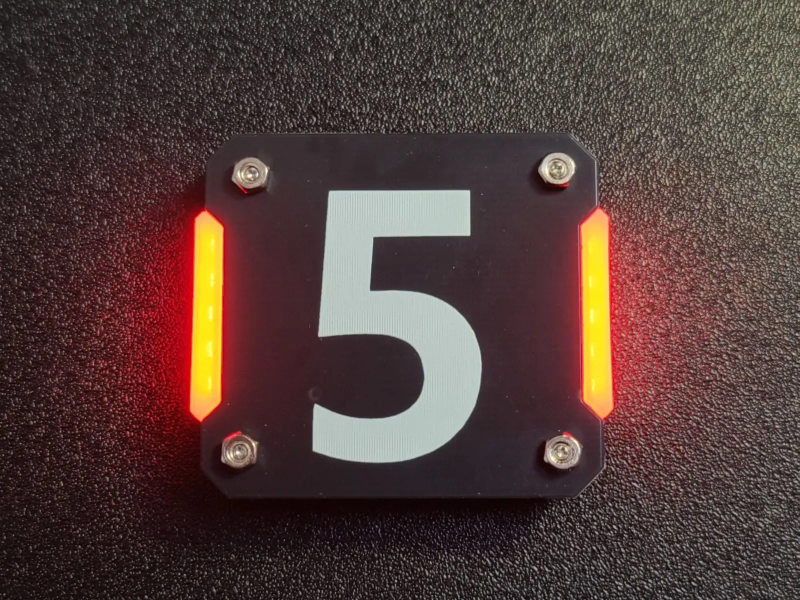
//> input picture armor.jpg, 1599 x 1200 px (shown at 1/2 size)
$ ./vision_test   (built with g++ and OpenCV 4)
//> lines starting //> are read from the running program, lines starting //| are printed output that depends on the picture; after the words box and inside, x2 and y2 are one past the last pixel; in counts of white or black regions, pixels touching at a corner belong together
#include <opencv2/opencv.hpp>
#include <iostream>

int main() {
    //1. 读取图像
    cv::Mat img = cv::imread("armor.jpg");
//> img is the input picture: 1200 rows x 1599 cols, CV_8UC3; mean B, G, R 59, 62.8, 83.8
    if (img.empty()) {
        std::cerr << "Error: Could not open or find the image!" << std::endl;
        return -1;
    }
    //2, 由 BGR 转换为 HSV 颜色空间
    cv::Mat hsv;
    cv::cvtColor(img, hsv, cv::COLOR_BGR2HSV);
//> hsv: 1200 rows x 1599 cols, CV_8UC3; mean H, S, V 90.1, 83, 84.5
    //3.过滤光晕背景
    //s(饱和度)下限设为50，v(亮度)的下限都提高到 180，过滤掉暗红色的光晕
    cv::Mat mask1, mask2, mask;
    // 提取红色，把 V (亮度) 的下限从 50 提高到 120，过滤掉暗红色的光晕
    cv::inRange(hsv, cv::Scalar(0, 150, 180), cv::Scalar(10, 255, 255), mask1);
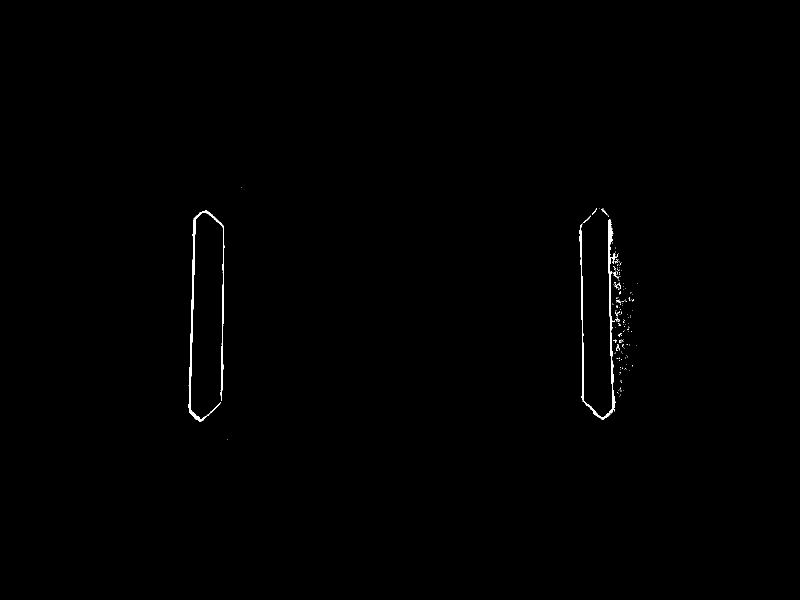
//> mask1: 1200 rows x 1599 cols, CV_8UC1 (shown at 1/2 size); 0.34% white; 158 white regions (147 under 20 px), largest, box (x1, y1, x2, y2) and area: (376, 421, 449, 844) 2868, (1159, 438, 1231, 839) 2846, (1202, 417, 1218, 433) 44
    cv::inRange(hsv, cv::Scalar(160, 150, 180), cv::Scalar(180, 255, 255), mask2);
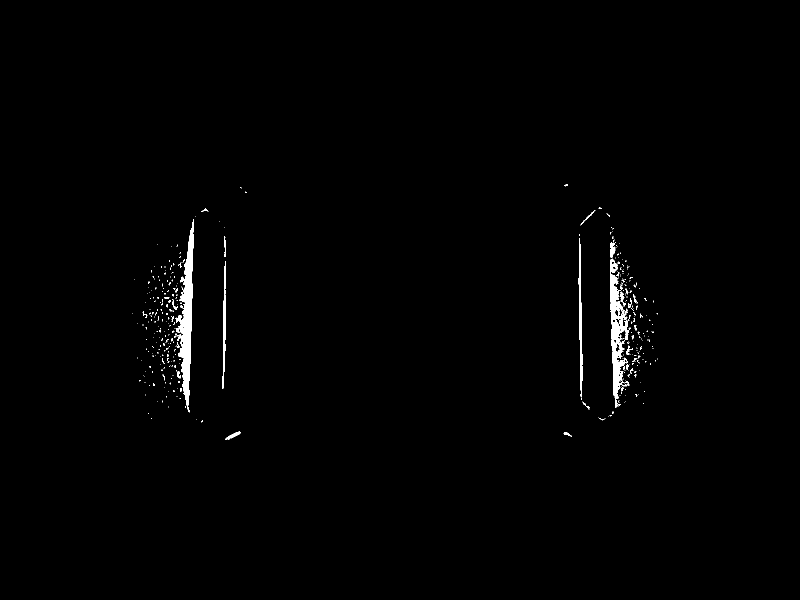
//> mask2: 1200 rows x 1599 cols, CV_8UC1 (shown at 1/2 size); 0.81% white; 403 white regions (365 under 20 px), largest, box (x1, y1, x2, y2) and area: (351, 438, 388, 825) 5584, (1220, 517, 1259, 816) 4546, (1157, 476, 1165, 795) 1171
    // 合并两个白色区域
    cv::bitwise_or(mask1, mask2, mask);
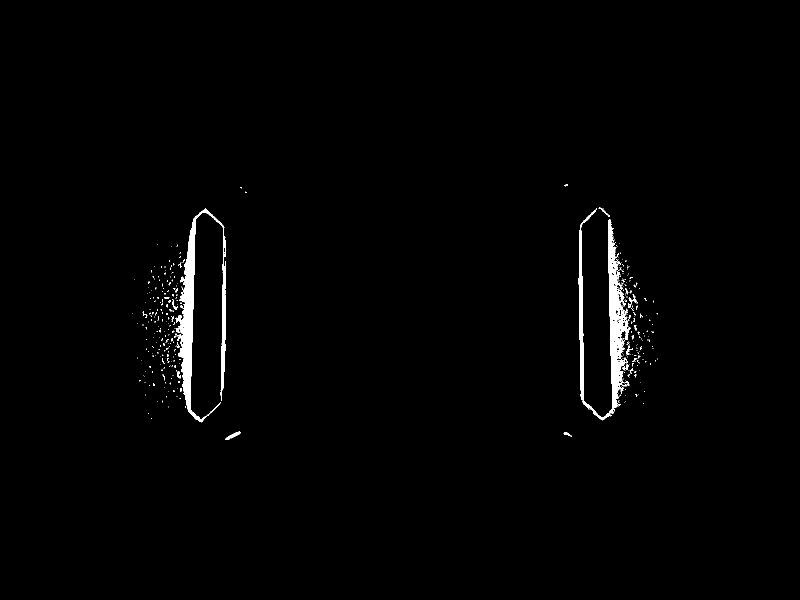
//> mask: 1200 rows x 1599 cols, CV_8UC1 (shown at 1/2 size); 1.1% white; 368 white regions (341 under 20 px), largest, box (x1, y1, x2, y2) and area: (1157, 416, 1261, 841) 9860, (351, 417, 452, 845) 9528, (450, 863, 481, 879) 186

    // 形态学操作：用稍微大一点的核，比如 5x5，把光晕削掉
    cv::Mat kernel = cv::getStructuringElement(cv::MORPH_RECT, cv::Size(9, 9));
    cv::morphologyEx(mask, mask, cv::MORPH_CLOSE, kernel);
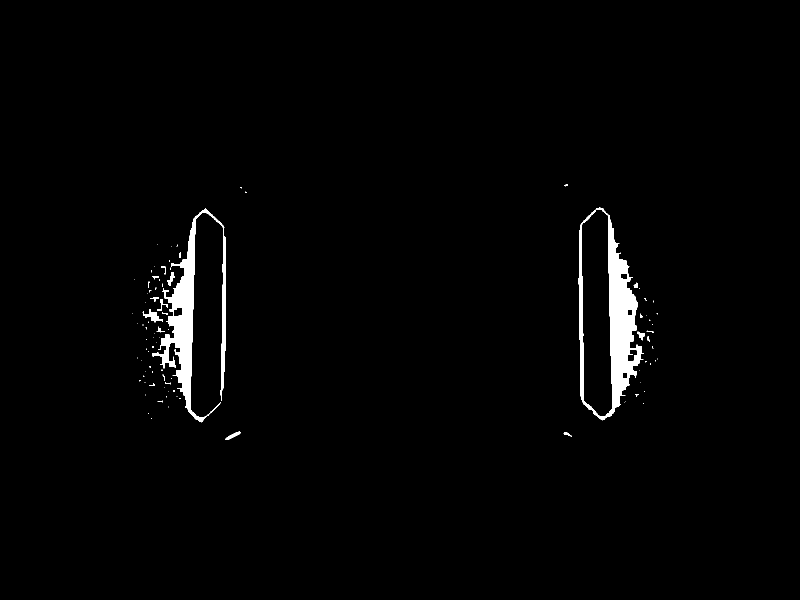
//> mask: 1200 rows x 1599 cols, CV_8UC1 (shown at 1/2 size); 1.7% white; 94 white regions (72 under 20 px)

    // 找轮廓
    std::vector<std::vector<cv::Point>> contours;
    cv::findContours(mask, contours, cv::RETR_EXTERNAL, cv::CHAIN_APPROX_SIMPLE);
//> contours = 94 contours, 82 with area under 20; largest, box (x1, y1, x2, y2) and area: (1157, 414, 1288, 841) 37244, (305, 417, 452, 845) 12826, (285, 618, 326, 645) 314, (450, 863, 481, 879) 154, (334, 544, 350, 571) 129
    // 复制原图用于绘制结果
    cv::Mat result_img = img.clone();

    // 遍历所有轮廓
    for (size_t i = 0; i < contours.size(); i++) {
        // 获取该轮廓的最小外接矩形
        cv::Rect rect = cv::boundingRect(contours[i]);
        // 计算长宽比和面积
        float aspect_ratio = (float)rect.width / rect.height;
        float area = cv::contourArea(contours[i]);

        // 1. 面积过滤：太小的是噪点（<100），太大的是背景光晕（>10000）
        // 2. 长宽比过滤：灯条一定是细长的（宽/高 通常小于 1）
        if (area > 300 && area < 50000 && aspect_ratio < 0.6) {
            // 画框
            cv::rectangle(result_img, rect, cv::Scalar(0, 255, 0), 2);
            std::cout << "找到灯条! 面积: " << area << " 宽高比: " << aspect_ratio << std::endl;
        }
    }
//> this loop made 94 passes
//> (rect, aspect_ratio, area) on passes 1, 2, 48, 52, 89, 90: (Rect(1127, 865, 17, 8), 2.12, 45.5), (Rect(450, 863, 31, 16), 1.94, 154), (Rect(1275, 663, 14, 18), 0.778, 107), (Rect(313, 653, 17, 12), 1.42, 48), (Rect(305, 417, 147, 428), 0.343, 12826.5), (Rect(1157, 414, 131, 427), 0.307, 37244)
//| 找到灯条! 面积: 12826.5 宽高比: 0.343458
//| 找到灯条! 面积: 37244 宽高比: 0.306792
//> (output is shown up to pass 90 of 94)
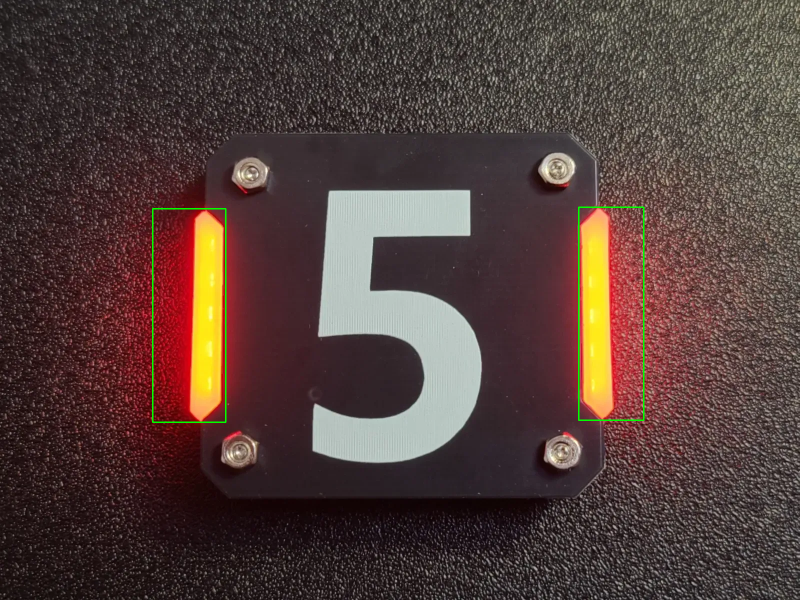
//> result_img: 1200 rows x 1599 cols, CV_8UC3 (shown at 1/2 size); 0.35% of pixels changed, all inside (x1, y1, x2, y2) = (304, 413, 1289, 846)
    // 保存结果图像
    cv::imwrite("red_light_contours.jpg", result_img);
    std::cout << "Success! Check red_light_contours.jpg" << std::endl;

    return 0;
}
